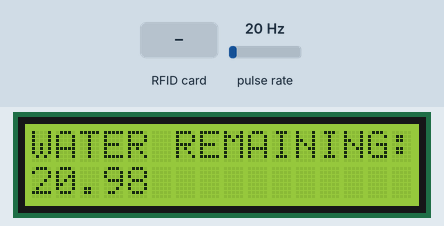
Simulated run of this sketch. Board: Arduino Uno, built with avr-gcc and run on an emulated ATmega328P. Parts: 16×2 character LCD. Wiring (inferred from the names in the program): pulse sensor: data pin 2. The inputs (shaded band) are chosen by the test bench; at power-on: pulse rate 20 Hz. What the sketch prints to the serial monitor is not drawn.

Above: at 1.7 s.
1.8 s: RFID card 65 60 42 BE held to the reader
At 3.7 s:
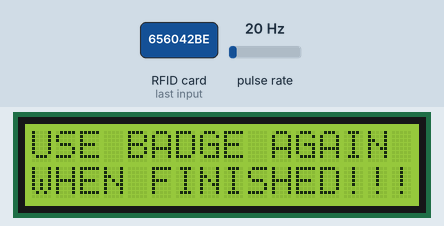
5.9 s: RFID card 5E 7A 19 C4 held to the reader
At 7.0 s:
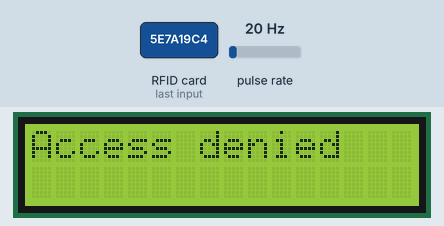
10.0 s: pulse rate (sensor on pin 2) set to 4 Hz
At 11.4 s:
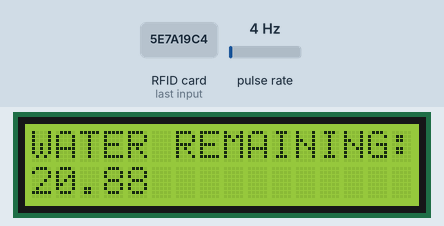
13.1 s: pulse rate (sensor on pin 2) set to 50 Hz
At 15.0 s:
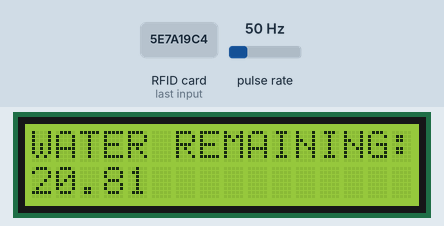
17.1 s: pulse rate (sensor on pin 2) set to 100 Hz
At 18.4 s:
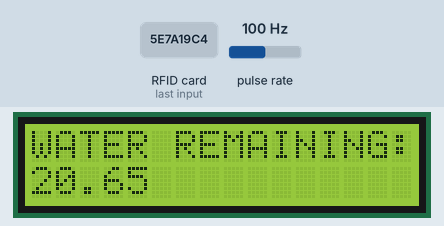
Timing chart, 0 to 20.1 s (numbered marks = the images above; inputs shaded):
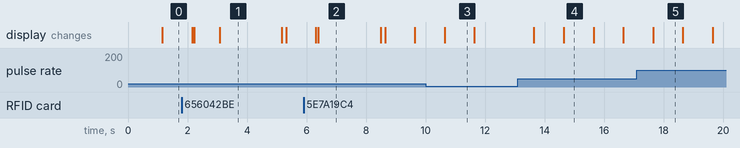

Measured:
- after the input at 1.8 s, the display: first differs from a run without the input after 0.43 s (image 1 shows a later state)
- after the input at 5.9 s, the display: first differs from a run without the input after 0.50 s (image 2)
- what the display in image 1 shows lasts 2.1 s, from 3.1 s to 5.2 s
- what the display in image 3 shows lasts 1.0 s, from 10.6 s to 11.6 s

The sketch:

sketch_aug15a.ino
```cpp
#include <Wire.h>
#include <LiquidCrystal_I2C.h>
#include <SPI.h>
#include <MFRC522.h>

constexpr uint8_t RST_PIN = 9;
constexpr uint8_t SS_PIN = 10;

byte sensorInterrupt = 0;  // 0 = digital pin 2
byte sensorPin       = 2;

// The hall-effect flow sensor outputs approximately 4.5 pulses per second per
// litre/minute of flow.
float calibrationFactor = 4.5;

volatile byte pulseCount;

float flowRate;
unsigned int flowMilliLitres;
unsigned long totalMilliLitres;
float totalGallons;
float remainingGallons;
unsigned long oldTime;

MFRC522 mfrc522(SS_PIN, RST_PIN);  // Create MFRC522 instance

LiquidCrystal_I2C lcd (0x27, 2, 1, 0, 4, 5, 6, 7, 3, POSITIVE);

void setup() {
  // put your setup code here, to run once:

Serial.begin(9600);    // Initialize serial communications with the PC
  while (!Serial);    // Do nothing if no serial port is opened (added for Arduinos based on ATMEGA32U4)
  SPI.begin();      // Init SPI bus
  mfrc522.PCD_Init();   // Init MFRC522
  mfrc522.PCD_DumpVersionToSerial();  // Show details of PCD - MFRC522 Card Reader details
  Serial.println(F("Scan PICC to see UID, SAK, type, and data blocks..."));

lcd.begin(16,2);
lcd.clear();
lcd.print("YOU ARE LOVED");
// lcd.print("HOLD UP BADGE");
// lcd.setCursor(0, 1);
// lcd.print("TO USE SHOWER");

pinMode(sensorPin, INPUT);
digitalWrite(sensorPin, HIGH);

  pulseCount        = 0;
  flowRate          = 0.0;
  flowMilliLitres   = 0;
  totalMilliLitres  = 0;
  totalGallons      = 0.0;
  oldTime           = 0;
  remainingGallons  = 21.0;

// The Hall-effect sensor is connected to pin 2 which uses interrupt 0.
  // Configured to trigger on a FALLING state change (transition from HIGH
  // state to LOW state)
  attachInterrupt(sensorInterrupt, pulseCounter, FALLING);

}

void loop()
{
  if((millis() - oldTime) > 1000)    // Only process counters once per second
  {
    // Disable the interrupt while calculating flow rate and sending the value to
    // the host
    detachInterrupt(sensorInterrupt);

    // Because this loop may not complete in exactly 1 second intervals we calculate
    // the number of milliseconds that have passed since the last execution and use
    // that to scale the output. We also apply the calibrationFactor to scale the output
    // based on the number of pulses per second per units of measure (litres/minute in
    // this case) coming from the sensor.
    flowRate = ((1000.0 / (millis() - oldTime)) * pulseCount) / calibrationFactor;

    // Note the time this processing pass was executed. Note that because we've
    // disabled interrupts the millis() function won't actually be incrementing right
    // at this point, but it will still return the value it was set to just before
    // interrupts went away.
    oldTime = millis();

    // Divide the flow rate in litres/minute by 60 to determine how many litres have
    // passed through the sensor in this 1 second interval, then multiply by 1000 to
    // convert to millilitres.
    flowMilliLitres = (flowRate / 60) * 1000;

    // Add the millilitres passed in this second to the cumulative total
    totalMilliLitres += flowMilliLitres;
    totalGallons = totalMilliLitres * 0.000264172;
    unsigned int frac;

    // Print the flow rate for this second in litres / minute
    Serial.print("Flow rate: ");
    Serial.print(int(flowRate));  // Print the integer part of the variable
    Serial.print(".");             // Print the decimal point
    // Determine the fractional part. The 10 multiplier gives us 1 decimal place.
    frac = (flowRate - int(flowRate)) * 10;
    Serial.print(frac, DEC) ;      // Print the fractional part of the variable
    Serial.print("L/min");
    // Print the number of litres flowed in this second
    Serial.print("  Current Liquid Flowing: ");             // Output separator
    Serial.print(flowMilliLitres);
    Serial.print("mL/Sec");

    // Print the cumulative total of litres flowed since starting
    Serial.print("  Output Liquid Quantity: ");             // Output separator
    Serial.print(totalMilliLitres);
    Serial.println("mL");

    // Print the cumulative total of litres flowed since starting
    Serial.print("  Output Liquid Quantity: ");             // Output separator
    Serial.print(totalGallons);
    Serial.println(" Gallons");
    // Reset the pulse counter so we can start incrementing again
    pulseCount = 0;

    // Enable the interrupt again now that we've finished sending output
    attachInterrupt(sensorInterrupt, pulseCounter, FALLING);
    lcd.begin(16,2);
  lcd.clear();
  lcd.print("WATER REMAINING:");
  lcd.setCursor(0, 1);
  lcd.print(remainingGallons - totalGallons);
  // Look for new cards
  if ( ! mfrc522.PICC_IsNewCardPresent())
  {
    return;
  }
  // Select one of the cards
  if ( ! mfrc522.PICC_ReadCardSerial())
  {
    return;
  }
  //Show UID on serial monitor
  Serial.print("UID tag :");
  String content= "";
  byte letter;
  for (byte i = 0; i < mfrc522.uid.size; i++)
  {
     Serial.print(mfrc522.uid.uidByte[i] < 0x10 ? " 0" : " ");
     Serial.print(mfrc522.uid.uidByte[i], HEX);
     content.concat(String(mfrc522.uid.uidByte[i] < 0x10 ? " 0" : " "));
     content.concat(String(mfrc522.uid.uidByte[i], HEX));
  }
  Serial.println();
  Serial.print("Message : ");
  content.toUpperCase();
  if (content.substring(1) == "65 60 42 BE") //change here the UID of the card/cards that you want to give access
  {
    Serial.println("Authorized access");
    Serial.println();
    lcd.begin(16,2);
    lcd.clear();
    lcd.print("AUTHORIZED!");
    delay(750);
    lcd.begin(16,2);
    lcd.clear();
    lcd.print("USE BADGE AGAIN");
    lcd.setCursor(0, 1);
    lcd.print("WHEN FINISHED!!!");
    delay(2000);
    lcd.begin(16,2);
    lcd.clear();
    lcd.print("WATER REMAINING:");
    lcd.setCursor(0, 1);
    lcd.print(remainingGallons - totalGallons);

  }

 else   {
    Serial.println(" Access denied");
    lcd.begin(16,2);
    lcd.clear();
    lcd.print("Access denied");
    delay(2000);
    lcd.begin(16,2);
    lcd.clear();
    lcd.print("HOLD UP BADGE");
    lcd.setCursor(0, 1);
    lcd.print("TO USE SHOWER");
  }
}
}
/*
Interrupt Service Routine
 */
void pulseCounter()
{
  // Increment the pulse counter
  pulseCount++;
}
```
